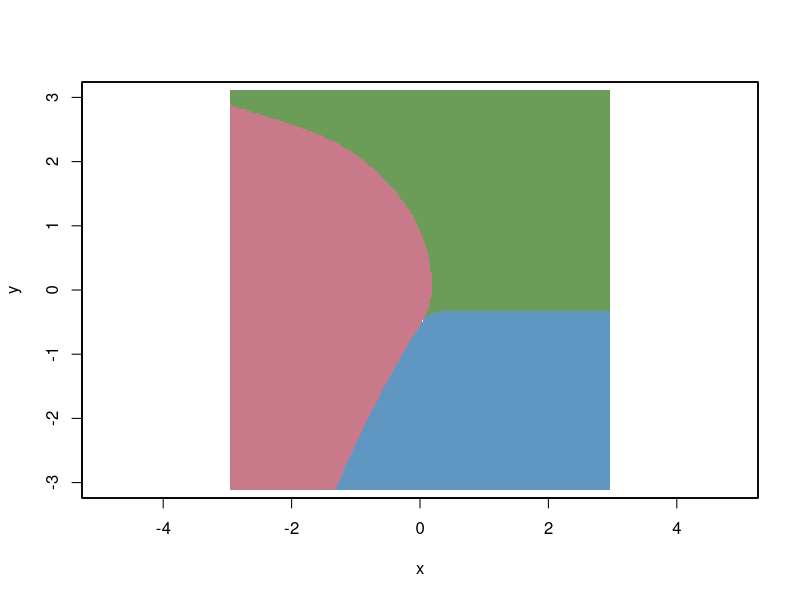

Write the R code that produced this figure.
library(ks)


### Name: plot.kde.part
### Title: Partition plot for kernel density clustering
### Aliases: plot.kde.part kms.part mvnorm.mixt.part
### Keywords: hplot

### ** Examples

## No test: 
## normal mixture partition
mus <- rbind(c(-1,0), c(1, 2/sqrt(3)), c(1,-2/sqrt(3)))
Sigmas <- 1/25*rbind(invvech(c(9, 63/10, 49/4)), invvech(c(9,0,49/4)), invvech(c(9,0,49/4)))
props <- c(3,3,1)/7
nmixt.part <- mvnorm.mixt.part(mus=mus, Sigmas=Sigmas, props=props)
plot(nmixt.part, asp=1, xlim=c(-3,3), ylim=c(-3,3))
## End(No test)
## Not run: 
##D ## kernel mean shift partition
##D set.seed(81928192)
##D x <- rmvnorm.mixt(n=1000, mus=mus, Sigmas=Sigmas, props=props)
##D msize <- round(151^2*0.05)
##D kms.nmixt.part <- kms.part(x=x, min.clust.size=msize)
##D plot(kms.nmixt.part, asp=1, xlim=c(-3,3), ylim=c(-3,3))
## End(Not run)
